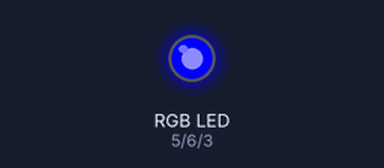
A sketch run on a simulated ESP8266 (NodeMCU). Shown: an RGB LED mixed from three pins (HIGH = lit). Dim RGB values are drawn brighter than linear.

Above: at 0.05 s.
At 1.05 s:
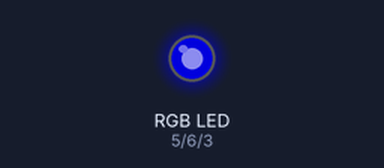
At 2.1 s:
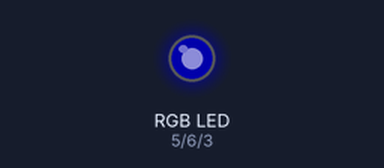
At 4.55 s:
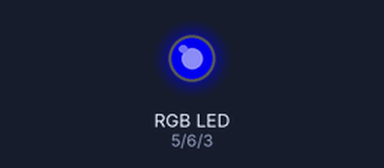
Timing chart, 0 to 6.6 s (numbered marks = the images above):
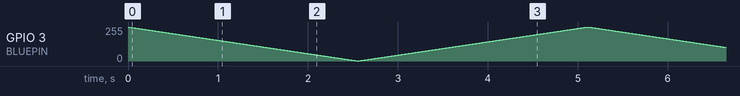

The sketch:

RGB_LED.ino
```cpp
#define REDPIN 5
#define GREENPIN 6
#define BLUEPIN 3

//#define FADESPEED 5     // make this higher to slow down

void setup() {
  pinMode(REDPIN, OUTPUT);
  pinMode(GREENPIN, OUTPUT);
  pinMode(BLUEPIN, OUTPUT);
}
void loop() {
  int r, g, b;

  // fade from blue to violet
  /*for (r = 0; r < 256; r++) {
    analogWrite(REDPIN, r);
    delay(10);
  } */
  // fade from violet to red
  for (b = 255; b > 0; b--) {
    analogWrite(BLUEPIN, b);
    delay(10);
  }
  // fade from red to yellow
  /*for (g = 0; g < 256; g++) {
    analogWrite(GREENPIN, g);
    delay(10);
  } */
  // fade from yellow to green
  /*for (r = 255; r > 0; r--) {
    analogWrite(REDPIN, r);
    delay(10);
  } */
  // fade from green to teal
  for (b = 0; b < 256; b++) {
    analogWrite(BLUEPIN, b);
    delay(10);
  }
  // fade from teal to blue
 /* for (g = 255; g > 0; g--) {
    analogWrite(GREENPIN, g);
    delay(10);
  }*/
}
```
